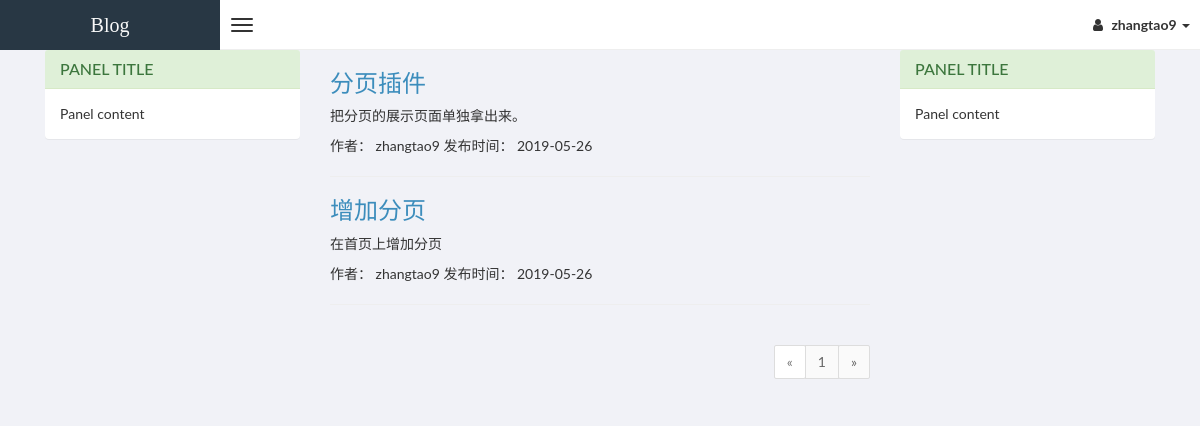
Page / (signed in) on the committed database.
### account/models.py (models this page shows)
class User(AbstractUser):
    GENDER_CHOICES = (
        (1, '男'),
        (2, '女'),
    )
    nickname = models.CharField(blank=True, null=True, max_length=20)
    avatar = models.ImageField(upload_to='avatar')
    mobile = models.CharField(blank=True, null=True, max_length=13)
    gender = models.IntegerField(choices=GENDER_CHOICES,blank=True, null=True)

### post/models.py (models this page shows, shortened)
class Post(models.Model):
    STATUS_CHOICES = (('draft', '草稿'), ('published', '已发布'))
    title = models.CharField(max_length=250)
    author = models.ForeignKey(User, on_delete=models.CASCADE, related_name='blog_posts')
    body = models.TextField()
    publish = models.DateTimeField(default=timezone.now)
    created = models.DateTimeField(auto_now_add=True)
    updated = models.DateTimeField(auto_now=True)
    status = models.CharField(max_length=10, choices=STATUS_CHOICES, default='draft')
    published = PublishedManager()
    objects = models.Manager()
    class Meta:
        ordering = ('-publish',)

### post/views.py (the view)
# urls.py: url(r'^$', views.index, name='index'),
def index(request):
    post_list = models.Post.published.all()
    paginator = Paginator(post_list, 2)
    page = request.GET.get("page")
    posts = paginator.get_page(page)
    return render(request, 'post/index.html', {'posts': posts})

### post/models.py (called while the page is built)
    def get_queryset(self):
        return super(PublishedManager, self).get_queryset().filter(status='published')

### templates/post/index.html (shortened to what this page needs)
{% extends 'base/base_header.html'%}
{% block content %}
<div class="container">
    <div class="col-md-3">
        <div class="panel panel-success">
            <div class="panel-heading">
                <h3 class="panel-title">Panel title</h3>
            </div>
            <div class="panel-body">
                Panel content
            </div>
        </div>
    </div>
    <div class="col-md-6">
        {% for post in posts%}
        <h3><a href="">{{ post.title }}</a></h3>
        <p>{{ post.body|truncatewords:30|linebreaks }}</p>
        <p>作者： {{ post.author }} 发布时间： {{ post.publish | date:"Y-m-d" }} </p>
        <hr>
        {% endfor %}
        {% include 'base/pager.html' with page=posts%}
    </div>
    <div class="col-md-3">
        <div class="panel panel-success">
            <div class="panel-heading">
                <h3 class="panel-title">Panel title</h3>
            </div>
            <div class="panel-body">
                Panel content
            </div>
        </div>
    </div>
</div>
{% endblock %}

### templates/base/base_header.html (shortened to what this page needs)
{% extends 'base/base.html' %}
{% block header %}
<header class="header">
    <a href="{% url 'index' %}" class="logo">
        Blog
    </a>
    <nav class="navbar navbar-static-top" role="navigation">
        <a href="#" class="navbar-btn sidebar-toggle" data-toggle="offcanvas" role="button">
            <span class="icon-bar"></span>
            <span class="icon-bar"></span>
            <span class="icon-bar"></span>
        </a>
        <div class="navbar-right">
            <ul class="nav navbar-nav">
                {% if request.user.is_authenticated %}
                <li class="dropdown user user-menu">
                    <a href="#" class="dropdown-toggle" data-toggle="dropdown">
                        <i class="fa fa-user"></i>
                        <span>{{ request.user.username }} <i class="caret"></i></span>
                    </a>
                </li>
                {% else %}
                <li><a href="{% url 'signup' %}">注册</a></li>
                 <li><a href="{% url 'login' %}">登陆</a></li>
                {% endif %}
            </ul>
        </div>
    </nav>
</header>
{% endblock header%}

### rows in the picture
User: user.username "zhangtao9"
Post: title "分页插件", body "把分页的展示页面单独拿出来。", author "zhangtao9", publish "2019-05-26"
Post: title "增加分页", body "在首页上增加分页", author "zhangtao9", publish "2019-05-26"

### other values in the picture
{{ page.number }} "1"
